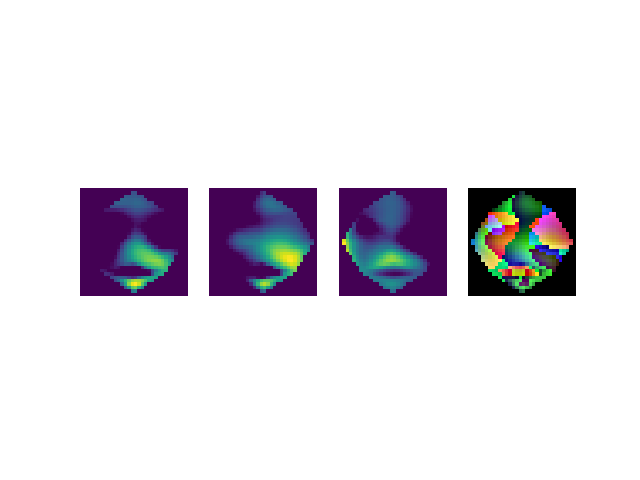
#> input picture paper/images/2.png, 640 x 480 px; its folder holds 4 pictures in this run
$ python crop.py
#> lines starting #> are read from the running program, lines starting #| are printed output that depends on the picture
from PIL import Image

for img_name in ['2', '4', '6', '9']:
    img = Image.open('{}.png'.format(img_name))
#> img is the input picture: PIL image 640x480 RGBA; mean R, G, B, A 226.1, 223.2, 229.5, 255
    area = (50, 150, 600, 330)
    cropped = img.crop(area)
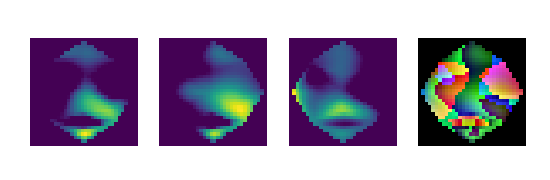
#> cropped: PIL image 550x180 RGBA; mean R, G, B, A 165.5, 156.3, 175.7, 255
    cropped.save('{}_cropped.png'.format(img_name))
#> pass 2 of the loop `for img_name in ['2', '4', '6', '9']:`:
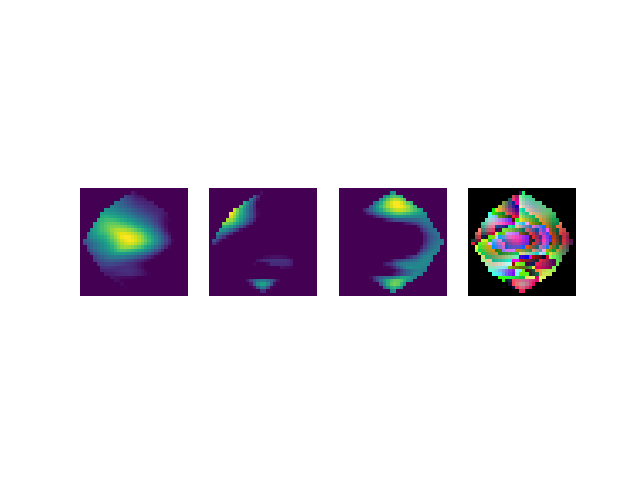
#> input picture paper/images/4.png, 640 x 480 px
#> img is the input picture: PIL image 640x480 RGBA; mean R, G, B, A 226.7, 222.7, 229.5, 255
#> `cropped = img.crop(area)`:
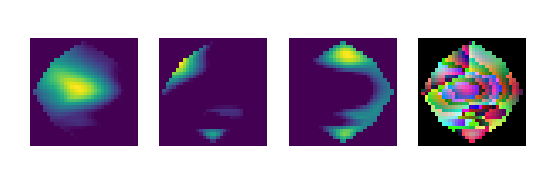
#> cropped: PIL image 550x180 RGBA; mean R, G, B, A 167.3, 154.9, 175.8, 255
#> pass 3 of the loop `for img_name in ['2', '4', '6', '9']:`:
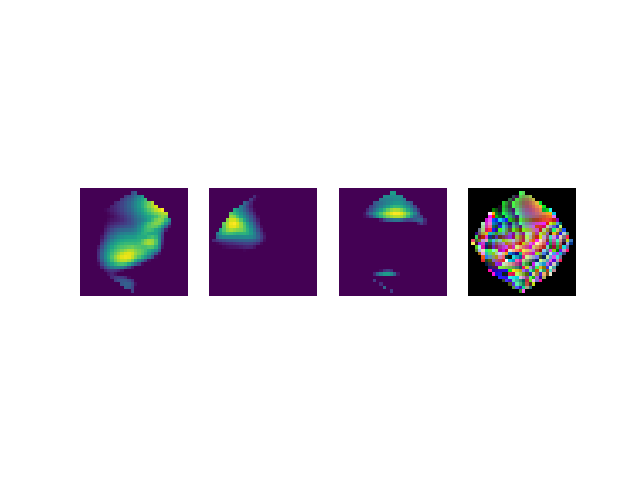
#> input picture paper/images/6.png, 640 x 480 px
#> img is the input picture: PIL image 640x480 RGBA; mean R, G, B, A 226.7, 222, 229.2, 255
#> `cropped = img.crop(area)`:
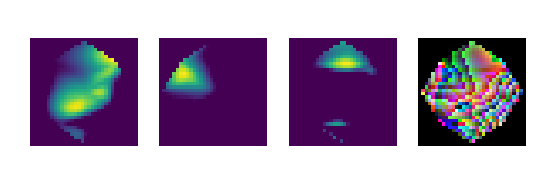
#> cropped: PIL image 550x180 RGBA; mean R, G, B, A 167.3, 152.6, 175, 255
#> the loop made 4 passes; the first 3 are shown
